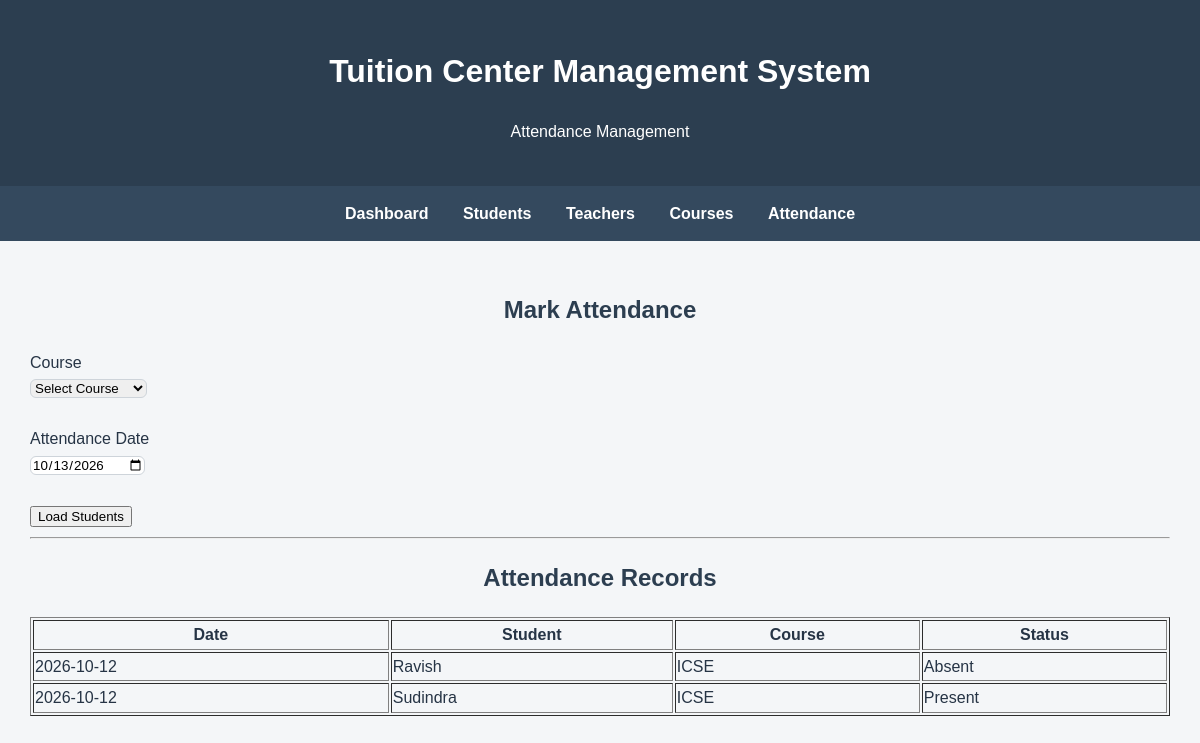
Page /attendance (signed in) on the committed database.
### tables this page shows
CREATE TABLE attendance (
        id INTEGER PRIMARY KEY AUTOINCREMENT,
        student_id INTEGER NOT NULL,
        course_id INTEGER NOT NULL,
        attendance_date TEXT NOT NULL,
        status TEXT NOT NULL
            CHECK (status IN ('Present', 'Absent')),
        UNIQUE (student_id, course_id, attendance_date),
        FOREIGN KEY (student_id) REFERENCES students(id),
        FOREIGN KEY (course_id) REFERENCES courses(id)
        );

CREATE TABLE students (
            id INTEGER PRIMARY KEY AUTOINCREMENT,
            name TEXT NOT NULL,
            class_name TEXT NOT NULL,
            phone TEXT,
            email TEXT,
            address TEXT
        );

CREATE TABLE courses (
        id INTEGER PRIMARY KEY AUTOINCREMENT,
        course_name TEXT NOT NULL,
        class_name TEXT NOT NULL,
        subject TEXT NOT NULL,
        teacher_id INTEGER,
        fee REAL NOT NULL DEFAULT 0,
        FOREIGN KEY (teacher_id) REFERENCES teachers(id)
        );

### app.py (the view, shortened to what this page needs)
@app.route("/attendance", methods=["GET", "POST"])
@login_required
def attendance():
    today = date.today().isoformat()
    selected_course = None
    selected_date = today
    students = []
    existing = {}
    conn = get_db_connection()
    courses = conn.execute(
        "SELECT id, course_name, class_name FROM courses ORDER BY course_name"
    ).fetchall()
    records = conn.execute("""
        SELECT attendance.attendance_date,
               students.name AS student_name,
               courses.course_name,
               attendance.status
        FROM attendance
        JOIN students ON attendance.student_id = students.id
        JOIN courses ON attendance.course_id = courses.id
        ORDER BY attendance.attendance_date DESC,
                 students.name
        LIMIT 100
    """).fetchall()
    conn.close()
    return render_template(
        "attendance.html",
        courses=courses,
        students=students,
        records=records,
        existing=existing,
        today=today,
        selected_course=selected_course,
        selected_date=selected_date
    )

### app.py (called while the page is built)
def get_db_connection():
    conn = sqlite3.connect("tuition.db")
    conn.row_factory = sqlite3.Row
    return conn

def login_required(route_function):
    @wraps(route_function)
    def wrapper(*args, **kwargs):
        if "admin_id" not in session:
            return redirect(url_for("login"))
        return route_function(*args, **kwargs)
    return wrapper

### templates/attendance.html (shortened to what this page needs)
<!DOCTYPE html>
<html>
<head>
    <link rel="stylesheet"
          href="{{ url_for('static', filename='style.css') }}">
</head>
<body>
<header>
    <h1>Tuition Center Management System</h1>
    <p>Attendance Management</p>
</header>
<nav>
    <a href="/">Dashboard</a>
    <a href="/students">Students</a>
    <a href="/teachers">Teachers</a>
    <a href="/courses">Courses</a>
    <a href="/attendance">Attendance</a>
</nav>
<main>
    <h2>Mark Attendance</h2>
    <form method="POST" action="/attendance">
        <label>Course</label><br>
        <select name="course_id" required>
            <option value="">Select Course</option>
        </select>
        <br><br>
        <label>Attendance Date</label><br>
        <input type="date" name="attendance_date"
               value="{{ today }}" required>
        <br><br>
        <button type="submit">Load Students</button>
    </form>
    <hr>
    <h2>Attendance Records</h2>
    <table border="1" width="100%">
        <tr>
            <th>Date</th>
            <th>Student</th>
            <th>Course</th>
            <th>Status</th>
        </tr>
        {% for record in records %}
        <tr>
            <td>{{ record['attendance_date'] }}</td>
            <td>{{ record['student_name'] }}</td>
            <td>{{ record['course_name'] }}</td>
            <td>{{ record['status'] }}</td>
        </tr>
        {% endfor %}
    </table>
</main>
</body>
</html>

### static/style.css (style rules this page uses)
body { font-family: Arial, sans-serif; margin: 0; background-color: #f4f6f8; }
header { background-color: #2c3e50; color: white; text-align: center; padding: 25px; }
nav { background-color: #34495e; text-align: center; padding: 15px; }
nav a { color: white; text-decoration: none; margin: 15px; font-weight: bold; }
main { padding: 30px; }
main h2 { text-align: center; }
* { box-sizing: border-box; }
body { color: #263445; line-height: 1.6; }
main h1, main h2, .container h1, .container h2 { color: #2c3e50; }
main h2 { margin-bottom: 20px; }
button, .primary-btn, .export-btn, .back-btn, .secondary-btn { font-family: inherit; transition: background-color 0.2s ease, box-shadow 0.2s ease; }
input, select, textarea { font-family: inherit; max-width: 100%; }
input:not([type="checkbox"]):not([type="radio"]), select, textarea { border: 1px solid #ced4da; border-radius: 6px; }

### rows in the picture
attendance: attendance_date "2026-10-12", student_name "Ravish", course_name "ICSE", status "Absent"
attendance: attendance_date "2026-10-12", student_name "Sudindra", course_name "ICSE", status "Present"
